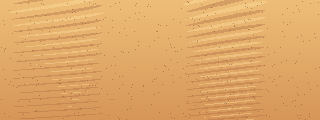
#> input picture examples/desert/assets/ground.png, 320 x 120 px; its folder holds only this picture in this run
$ python png2dos.py ../desert/assets/ground.png
#> lines starting #> are read from the running program, lines starting #| are printed output that depends on the picture
#!/usr/bin/env python3
"""Converts the PNG images of the examples to 8 bit BMP files for the MS-DOS VGA renderer (mode 13h).

    python3 examples/tools/png2dos.py examples/sprites examples/graphics ...

For each example folder, every assets/*.png becomes d/<name>.bmp, where <name> is the PNG name
cut to 8 characters (MS-DOS 8.3 file names), see mt2d_image() in examples/common/example.h.

All the images of one example share a single 256 color palette:
  * index 0  = transparent (cyan 0,255,255 pixels, the same color key the SDL backend uses)
  * index 16 = black and 31 = white, the colors the VGA text renderer draws with (17..30 = grays)
  * the other indexes hold the colors of the images (quantized when there are more than fit).
"""
import os
import struct
import sys
import glob

from PIL import Image


def pixels(im):
    """Pixels as a list of tuples (getdata is deprecated in new Pillow versions)."""
    return list(im.get_flattened_data()) if hasattr(im, "get_flattened_data") else list(im.getdata())

CYAN = (0, 255, 255)
RESERVED = {0: (255, 0, 255), 16: (0, 0, 0), 31: (255, 255, 255)}
for _i in range(17, 31):
    _g = (_i - 16) * 255 // 15
    RESERVED[_i] = (_g, _g, _g)


def dos_name(png_name):
    return os.path.splitext(png_name)[0][:8].lower() + ".bmp"


def build_palette(images):
    free = [i for i in range(256) if i not in RESERVED]
    colors = set()
    for im in images:
        colors.update(c for c in set(pixels(im)) if c != CYAN)
    colors -= set(RESERVED.values())
    colors = sorted(colors)
    if len(colors) > len(free):
        # quantize the pixels of all images at once
        total = sum(im.width * im.height for im in images)
        side = int(total ** 0.5) + 1
        mont = Image.new("RGB", (side, side), (0, 0, 0))
        mont.putdata([p for im in images for p in pixels(im) if p != CYAN])
        q = mont.quantize(colors=len(free), method=Image.Quantize.MEDIANCUT, dither=Image.Dither.NONE)
        pal = q.getpalette()[: 3 * len(free)]
        colors = [tuple(pal[i * 3: i * 3 + 3]) for i in range(len(free))]
    palette = [(0, 0, 0)] * 256
    for i, c in RESERVED.items():
        palette[i] = c
    for i, c in zip(free, colors):
        palette[i] = c
    return palette


def nearest_index(color, palette, cache):
    if color in cache:
        return cache[color]
    best, bd = 0, 1 << 30
    for i, p in enumerate(palette):
        if i == 0:
            continue  # reserved for transparency
        d = sum((a - b) ** 2 for a, b in zip(color, p))
        if d < bd:
            best, bd = i, d
            if d == 0:
                break
    cache[color] = best
    return best


def write_bmp(path, im, palette, cache):
    w, h = im.size
    px = pixels(im)
    pad = (4 - w % 4) % 4
    rows = []
    for y in range(h - 1, -1, -1):  # BMP rows are stored bottom up
        row = bytes(0 if px[y * w + x] == CYAN else nearest_index(px[y * w + x], palette, cache) for x in range(w))
        rows.append(row + b"\0" * pad)
    data = b"".join(rows)
    pal = b"".join(struct.pack("<BBBB", b, g, r, 0) for r, g, b in palette)
    off = 14 + 40 + len(pal)
    out = b"BM" + struct.pack("<IHHI", off + len(data), 0, 0, off)
    out += struct.pack("<IiiHHIIiiII", 40, w, h, 1, 8, 0, len(data), 2835, 2835, 256, 0)
    with open(path, "wb") as f:
        f.write(out + pal + data)


def convert(example):
    pngs = sorted(glob.glob(os.path.join(example, "assets", "*.png")))
    if not pngs:
        return
    names = [dos_name(os.path.basename(p)) for p in pngs]
    if len(set(names)) != len(names):
        raise SystemExit("%s: two images share the same 8.3 name: %s" % (example, names))
    images = [Image.open(p).convert("RGB") for p in pngs]
    palette = build_palette(images)
    outdir = os.path.join(example, "d")
    os.makedirs(outdir, exist_ok=True)
    cache = {}
    for name, im in zip(names, images):
        write_bmp(os.path.join(outdir, name), im, palette, cache)
    print("%s: %d images -> %s" % (example, len(pngs), outdir))


if __name__ == "__main__":
    for ex in sys.argv[1:]:
        convert(ex)
#> in convert, `images = [Image.open(p).convert("RGB") for p in pngs]`: images = 1 item
#> the loop in build_palette, `for im in images:` made 1 pass
#> after the loop in build_palette, `for im in images:`: colors = 270 items
#> in build_palette, `colors = sorted(colors)`: colors = 270 items, first 6: (157, 112, 73), (162, 106, 65), (162, 107, 65), (163, 107, 66), (164, 109, 67), (165, 110, 68)
#> in build_palette, `total = sum(im.width * im.height for im in images)`: total = 38400
#> in build_palette, `side = int(total ** 0.5) + 1`: side = 196
#> in build_palette, `mont = Image.new("RGB", (side, side), (0, 0, 0))`: mont: PIL image 196x196 RGB; every value is 0
#> in build_palette, `mont.putdata([p for im in images for p in pixels(im) if p != CYAN])`:
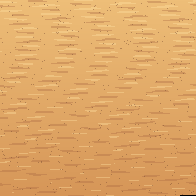
#> mont: PIL image 196x196 RGB; mean R, G, B 223.7, 168, 103.2
#> in build_palette, im is the input picture: PIL image 320x120 RGB; mean R, G, B 223.7, 168.1, 103.3
#> in build_palette, `pal = q.getpalette()[: 3 * len(free)]`: pal = 717 values, max 244 at index 0, min 0 at index 714, mean 157
#> in build_palette, `colors = [tuple(pal[i * 3: i * 3 + 3]) for i in range(len(free))]`: colors = 239 items, first 6: (244, 203, 136), (244, 203, 135), (244, 202, 135), (244, 202, 134), (243, 202, 134), (243, 201, 134)
#> the loop in build_palette, `for i, c in zip(free, colors):` made 239 passes
#> (i, c) on passes 1 to 3: (1, (244, 203, 136)), (2, (244, 203, 135)), (3, (244, 202, 135))
#> after the loop in build_palette, `for i, c in zip(free, colors):`: palette = 256 items, first 6: (255, 0, 255), (244, 203, 136), (244, 203, 135), (244, 202, 135), (244, 202, 134), (243, 202, 134)
#> the loop in convert, `for name, im in zip(names, images):` made 1 pass
#> (h in write_bmp, pad in write_bmp, off in write_bmp) on pass 1: (120, 0, 1078)
#| ../desert/assets/ground.png: 1 images -> ../desert/assets/ground.png/d
